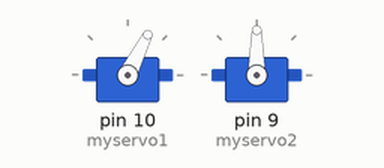
Bench run of a sketch on a simulated Arduino Uno, built with avr-gcc and run on an emulated ATmega328P. Parts: 2 × servo.

Above: at 0.05 s.
At 1.4 s:
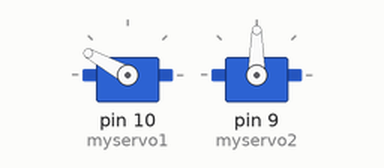
At 2.75 s:
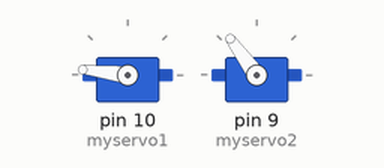
At 5.5 s:
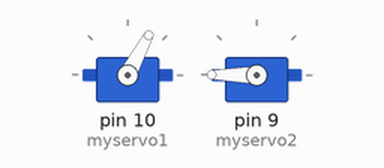
Timing chart, 0 to 7.2 s (numbered marks = the images above):
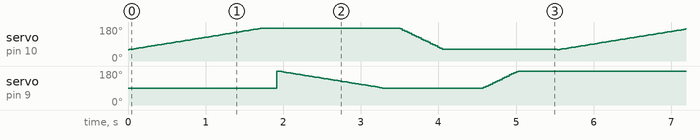

The sketch:

Robotic_Arm_Safaiat.ino
```cpp
/*
 * Robotic Arm For Babies
 * Project by: Safaiat Hossain
 * Assisted By: Munem Shahriar
 * A tribute to ARDUINO DAY 2018
 * 11 MAY 2018
 * Rajshahi, Bangladesh
 *
 */
#include <Servo.h>

Servo myservo1;
Servo myservo2;
// create servo object to control a servo
// twelve servo objects can be created on most boards

int pos = 0;    // variable to store the servo position

void setup() {

  myservo1.attach(10); // servo1 arm
  myservo2.attach(9);  // servo2 grip
   // attaches the servo on pin 9 to the servo object
}

void loop() {

  for (pos = 60; pos <= 173; pos += 1) { // goes from 0 degrees to 180 degrees
    // in steps of 1 degree
    myservo1.write(pos);              // tell servo to go to position in variable 'pos'
    delay(15);                       // waits 15ms for the servo to reach the position
  }
  delay(200);

  for (pos = 180; pos >= 90; pos -= 1) { // goes from 180 degrees to 0 degrees
    myservo2.write(pos);              // tell servo to go to position in variable 'pos'
    delay(15);                       // waits 15ms for the servo to reach the position
  }
  delay(200);

  for (pos = 173; pos >= 60; pos -= 3) { // goes from 180 degrees to 0 degrees
    myservo1.write(pos);              // tell servo to go to position in variable 'pos'
    delay(15);                       // waits 15ms for the servo to reach the position
  }
  delay(500);

 for (pos = 90; pos <= 180; pos += 3) { // goes from 0 degrees to 180 degrees
    // in steps of 1 degree
    myservo2.write(pos);              // tell servo to go to position in variable 'pos'
    delay(15);                       // waits 15ms for the servo to reach the position
  }
  delay(500);


}
```
